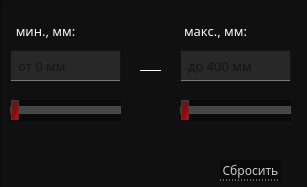
   <widget class="QWidget" name="powerLen">
    <property name="geometry">
     <rect>
      <x>0</x>
      <y>0</y>
      <width>307</width>
      <height>187</height>
     </rect>
    </property>
    <attribute name="icon">
     <iconset>
      <normaloff>../../images/down-arrow.png</normaloff>../../images/down-arrow.png</iconset>
    </attribute>
    <attribute name="label">
     <string>Макс. длина БП [мм]</string>
    </attribute>
    <widget class="QFrame" name="framPowerLen">
     <property name="geometry">
      <rect>
       <x>0</x>
       <y>0</y>
       <width>311</width>
       <height>191</height>
      </rect>
     </property>
     <property name="styleSheet">
      <string notr="true">QFrame{
	background-color: #101010;
}
</string>
     </property>
     <property name="frameShape">
      <enum>QFrame::StyledPanel</enum>
     </property>
     <property name="frameShadow">
      <enum>QFrame::Raised</enum>
     </property>
     <widget class="QPushButton" name="btnResetPowerLen">
      <property name="geometry">
       <rect>
        <x>220</x>
        <y>160</y>
        <width>61</width>
        <height>21</height>
       </rect>
      </property>
      <property name="font">
       <font>
        <family>Montserrat Medium</family>
        <pointsize>9</pointsize>
       </font>
      </property>
      <property name="styleSheet">
       <string notr="true">QPushButton
{
background-color: rgb(10, 10, 10);
color:  rgb(200,200, 200);
border: 0px;
border-bottom: 1px dotted rgb(200, 200, 200);
}

QPushButton::hover
{
color: red;
border-bottom: 1px dotted red;
}
</string>
      </property>
      <property name="text">
       <string>Сбросить</string>
      </property>
     </widget>
     <widget class="Line" name="line_8">
      <property name="geometry">
       <rect>
        <x>140</x>
        <y>70</y>
        <width>21</width>
        <height>19</height>
       </rect>
      </property>
      <property name="styleSheet">
       <string notr="true">border:0px;
border-top: 1px solid white;</string>
      </property>
      <property name="orientation">
       <enum>Qt::Horizontal</enum>
      </property>
     </widget>
     <widget class="QSlider" name="sliderPowerLenMin">
      <property name="geometry">
       <rect>
        <x>10</x>
        <y>100</y>
        <width>111</width>
        <height>21</height>
       </rect>
      </property>
      <property name="styleSheet">
       <string notr="true">QSlider{
	background-color: rgb(10, 10, 10);
}
QSlider::groove:horizontal {
border: 1px solid #bbb;
background: rgb(160,160,160);
height:6px;
}

QSlider::sub-page:horizontal {
border: 1px solid rgb(60,60,60);
background: qlineargradient(spread:pad, x1:0, y1:1, x2:1, y2:0, stop:0.125 rgba(66, 68, 68, 255), stop:0.426136 rgba(117, 19, 19, 255), stop:0.852273 rgba(255, 0, 0, 255));

color: rgb(144, 144, 144);
height: 6px;
}

QSlider::add-page:horizontal {
border: 1px solid rgb(75,75,75);
background: rgb(70,70,70);
}

QSlider::handle:horizontal {
border: 1px solid rgb(60,60,60);
background:qlineargradient(spread:pad, x1:1, y1:1, x2:0, y2:0.057, stop:0 rgba(255, 0, 0, 255), stop:0.398876 rgba(165, 0, 0, 255), stop:0.994318 rgba(46, 48, 49, 255));
width: 6px;
margin-top: -7px;
margin-bottom: -7px;
}

QSlider::handle:horizontal:hover {
border: 1px solid rgb(60,60,60);
background: qlineargradient(x1:0, y1:0, x2:1, y2:1,
    stop:0 rgb(105,105,105), stop:1 rgb(250,0,0));
width: 9px;
margin-top: -7px;
margin-bottom: -7px;
}


QSlider::sub-page:horizontal:disabled {
background: #bbb;
border-color: #999;
}

QSlider::add-page:horizontal:disabled {
background: #eee;
border-color: #999;
}

QSlider::handle:horizontal:disabled {
background: #eee;
border: 1px solid #aaa;
border-radius: 4px;
}</string>
      </property>
      <property name="value">
       <number>0</number>
      </property>
      <property name="orientation">
       <enum>Qt::Horizontal</enum>
      </property>
      <property name="invertedAppearance">
       <bool>false</bool>
      </property>
      <property name="invertedControls">
       <bool>false</bool>
      </property>
     </widget>
     <widget class="QLabel" name="lbMaxPowerLen">
      <property name="geometry">
       <rect>
        <x>180</x>
        <y>20</y>
        <width>71</width>
        <height>21</height>
       </rect>
      </property>
      <property name="font">
       <font>
        <family>Montserrat Medium</family>
        <pointsize>10</pointsize>
        <weight>50</weight>
        <bold>false</bold>
       </font>
      </property>
      <property name="styleSheet">
       <string notr="true">	color: #fffafa;
	border: 0px;
</string>
      </property>
      <property name="text">
       <string>макс., мм:</string>
      </property>
      <property name="alignment">
       <set>Qt::AlignCenter</set>
      </property>
     </widget>
     <widget class="QLabel" name="lbMinPowerLen">
      <property name="geometry">
       <rect>
        <x>10</x>
        <y>20</y>
        <width>71</width>
        <height>21</height>
       </rect>
      </property>
      <property name="font">
       <font>
        <family>Montserrat Medium</family>
        <pointsize>10</pointsize>
        <weight>50</weight>
        <bold>false</bold>
       </font>
      </property>
      <property name="styleSheet">
       <string notr="true">	color: #fffafa;
	border: 0px;
</string>
      </property>
      <property name="text">
       <string>мин., мм:</string>
      </property>
      <property name="alignment">
       <set>Qt::AlignCenter</set>
      </property>
     </widget>
     <widget class="QSlider" name="sliderPowerLenMax">
      <property name="geometry">
       <rect>
        <x>180</x>
        <y>100</y>
        <width>111</width>
        <height>21</height>
       </rect>
      </property>
      <property name="styleSheet">
       <string notr="true">QSlider{
	background-color: rgb(10, 10, 10);
}
QSlider::groove:horizontal {
border: 1px solid #bbb;
background: rgb(160,160,160);
height:6px;
}

QSlider::sub-page:horizontal {
border: 1px solid rgb(60,60,60);
background: qlineargradient(spread:pad, x1:0, y1:1, x2:1, y2:0, stop:0.125 rgba(66, 68, 68, 255), stop:0.426136 rgba(117, 19, 19, 255), stop:0.852273 rgba(255, 0, 0, 255));

color: rgb(144, 144, 144);
height: 6px;
}

QSlider::add-page:horizontal {
border: 1px solid rgb(75,75,75);
background: rgb(70,70,70);
}

QSlider::handle:horizontal {
border: 1px solid rgb(60,60,60);
background:qlineargradient(spread:pad, x1:1, y1:1, x2:0, y2:0.057, stop:0 rgba(255, 0, 0, 255), stop:0.398876 rgba(165, 0, 0, 255), stop:0.994318 rgba(46, 48, 49, 255));
width: 6px;
margin-top: -7px;
margin-bottom: -7px;
}

QSlider::handle:horizontal:hover {
border: 1px solid rgb(60,60,60);
background: qlineargradient(x1:0, y1:0, x2:1, y2:1,
    stop:0 rgb(105,105,105), stop:1 rgb(250,0,0));
width: 9px;
margin-top: -7px;
margin-bottom: -7px;
}


QSlider::sub-page:horizontal:disabled {
background: #bbb;
border-color: #999;
}

QSlider::add-page:horizontal:disabled {
background: #eee;
border-color: #999;
}

QSlider::handle:horizontal:disabled {
background: #eee;
border: 1px solid #aaa;
border-radius: 4px;
}</string>
      </property>
      <property name="value">
       <number>0</number>
      </property>
      <property name="orientation">
       <enum>Qt::Horizontal</enum>
      </property>
      <property name="invertedAppearance">
       <bool>false</bool>
      </property>
      <property name="invertedControls">
       <bool>false</bool>
      </property>
     </widget>
     <widget class="QLineEdit" name="leMaxPowerLen">
      <property name="geometry">
       <rect>
        <x>180</x>
        <y>50</y>
        <width>111</width>
        <height>31</height>
       </rect>
      </property>
      <property name="font">
       <font>
        <family>Montserrat Medium</family>
        <pointsize>10</pointsize>
       </font>
      </property>
      <property name="styleSheet">
       <string notr="true">QLineEdit{
	padding-left: 5px;
	border: 1px solid rgb(20,20,20);
	background-color: rgb(40,40,40);
	border-bottom: 1px solid  rgb(120,120,120);
	selection-background-color: rgb(105, 0, 0);
}

QLineEdit:hover{
	background-color: rgb(55,55,55);
	border-bottom: 1px solid  red;
}</string>
      </property>
      <property name="placeholderText">
       <string>до 400 мм</string>
      </property>
     </widget>
     <widget class="QLineEdit" name="leMinPowerLen">
      <property name="geometry">
       <rect>
        <x>10</x>
        <y>50</y>
        <width>111</width>
        <height>31</height>
       </rect>
      </property>
      <property name="font">
       <font>
        <family>Montserrat Medium</family>
        <pointsize>10</pointsize>
       </font>
      </property>
      <property name="styleSheet">
       <string notr="true">QLineEdit{
	padding-left: 5px;
	border: 1px solid rgb(20,20,20);
	background-color: rgb(40,40,40);
	border-bottom: 1px solid  rgb(120,120,120);
	selection-background-color: rgb(105, 0, 0);
}

QLineEdit:hover{
	background-color: rgb(55,55,55);
	border-bottom: 1px solid  red;
}</string>
      </property>
      <property name="placeholderText">
       <string>от 0 мм</string>
      </property>
     </widget>
    </widget>
   </widget>
